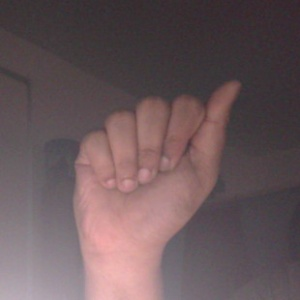
#> input picture ASL_pose/dataSet/testingData/a/117.jpg, 300 x 300 px, given in place of the camera
$ python testingData.py
#> lines starting #> are read from the running program, lines starting #| are printed output that depends on the picture; after the words box and inside, x2 and y2 are one past the last pixel; in counts of white or black regions, pixels touching at a corner belong together
# Import libraries

import cv2
import numpy as np
import os

# Save Image in directory
def save_image(class_label, count, roi, directory):
    cv2.imwrite(os.path.join(directory, class_label, f"{count}.jpg"), roi)

def main():
    directory = 'ASL_python/Dataset/testingData/'
    minValue = 70
    if not os.path.exists(directory):
        os.makedirs(directory)
    class_labels = ['zero', 'a', 'b', 'c', 'd', 'e', 'f', 'g', 'h', 'i', 'j', 'k', 'l', 'm', 'n', 'o', 'p', 'q', 'r', 's', 't', 'u', 'v', 'w', 'x', 'y', 'z']
    for label in class_labels:
        class_directory = os.path.join(directory, label)
        if not os.path.exists(class_directory):
            os.makedirs(class_directory)
    class_counts = {label: len(os.listdir(os.path.join(directory, label))) for label in class_labels}
    key_map = {ord(label[0]): label for label in class_labels}
    cap = cv2.VideoCapture(0)
    interrupt = -1
    while True:
        _, frame = cap.read()
#> frame is the input picture: shape (300, 300, 3); mean B, G, R 90.3, 87.4, 105.5
        frame = cv2. flip(frame, 1)
        for label, count in class_counts.items():
            cv2.putText(frame, f"{label.upper()}: {count}", (10, 60+10 * ord(label[0]) - ord('a')), cv2.FONT_HERSHEY_PLAIN, 1, (0, 255, 255), 1)

        x1, y1, x2, y2 = int(0.5 * frame.shape[1]), 10, frame.shape[1] - 10, int(0.5 * frame.shape[1])
#> x1 = 150; y1 = 10; x2 = 290; y2 = 150
        cv2.rectangle(frame, (x1 - 1, y1 - 1), (x2 + 1, y2 + 1), (255, 0, 0), 1)
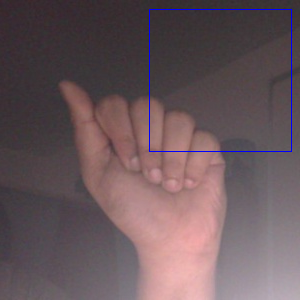
#> frame: shape (300, 300, 3); mean B, G, R 91.4, 86.9, 104.9
        roi = frame[y1:y2, x1:x2]
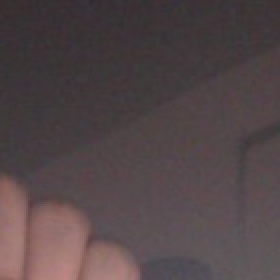
#> roi: shape (140, 140, 3) (shown 2 times larger); mean B, G, R 72.2, 70.3, 83.1
        #prewitts mask
        # Apply Prewitt's mask for edge detection
        prewitt_kernel_x = np.array([[-1, 0, 1], [-1, 0, 1], [-1, 0, 1]])
        prewitt_kernel_y = np.array([[-1, -1, -1], [0, 0, 0], [1, 1, 1]])
        edges_x = cv2.filter2D(roi, -1, prewitt_kernel_x)
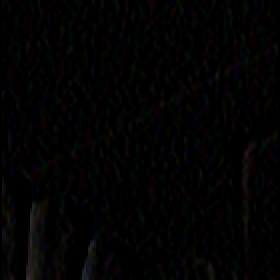
#> edges_x: shape (140, 140, 3) (shown 2 times larger); mean B, G, R 2.7, 2.4, 2.8
        edges_y = cv2.filter2D(roi, -1, prewitt_kernel_y)
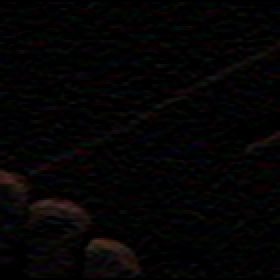
#> edges_y: shape (140, 140, 3) (shown 2 times larger); mean B, G, R 3.7, 3.6, 4.5
        edges = cv2.addWeighted(edges_x, 0.5, edges_y, 0.5, 0)
        # Gaussian blur
        gray = cv2.cvtColor(edges, cv2.COLOR_BGR2GRAY)
        blur = cv2.GaussianBlur(gray, (5, 5), 2)
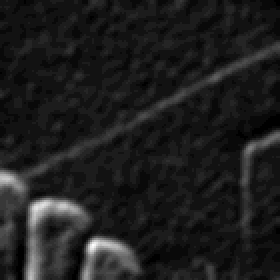
#> blur: shape (140, 140) (shown 2 times larger); min 0, max 27, mean 3.2; drawn with min black and max white

        th3 = cv2.adaptiveThreshold(blur, 255, cv2.ADAPTIVE_THRESH_GAUSSIAN_C, cv2.THRESH_BINARY_INV, 11, 2)
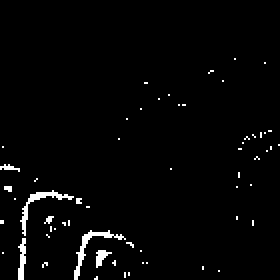
#> th3: shape (140, 140) (shown 2 times larger); 2.2% white in thin lines or dots, all inside (x1, y1, x2, y2) = (0, 29, 140, 140)
        _, test_image = cv2.threshold(th3, minValue, 255, cv2.THRESH_BINARY_INV + cv2.THRESH_OTSU)
        test_image = cv2.resize(test_image, (300, 300))
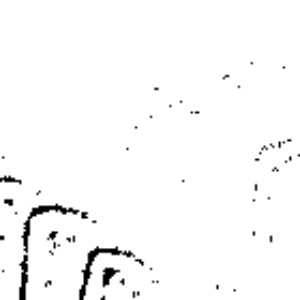
#> test_image: shape (300, 300); min 0, max 255, mean 249.3
        cv2.imshow("test", test_image)
        cv2.imshow("Frame", frame)
        interrupt = cv2.waitKey(10)
#> (key Esc is pressed here)
        if interrupt & 0xFF == 27:  # esc key
            break
        elif interrupt & 0xFF in key_map:
            class_label = key_map[interrupt & 0xFF]
            save_image(class_label, class_counts[class_label], test_image, directory)
            class_counts[class_label] += 1
    cap.release()
    cv2.destroyAllWindows()

if __name__ == "__main__":
    main()

$ run again, on ASL_pose/dataSet/testingData/a/18.jpg
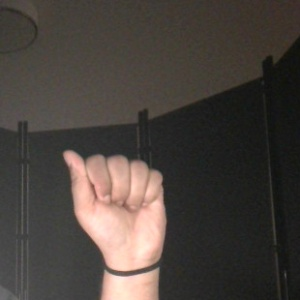
#> input picture ASL_pose/dataSet/testingData/a/18.jpg, 300 x 300 px, given in place of the camera
#> in main, frame is the input picture: shape (300, 300, 3); mean B, G, R 61.5, 66.9, 74.3
#> in main, `th3 = cv2.adaptiveThreshold(blur, 255, cv2.ADAPTIVE_THRESH_GAUSSIAN_C,..`:
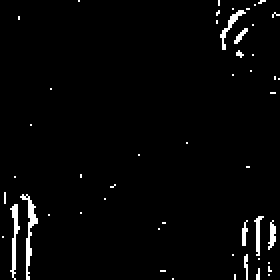
#> th3: shape (140, 140) (shown 2 times larger); 2.4% white in thin lines or dots
#> in main, `test_image = cv2.resize(test_image, (300, 300))`:
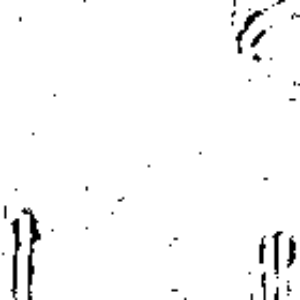
#> test_image: shape (300, 300); min 0, max 255, mean 248.8
